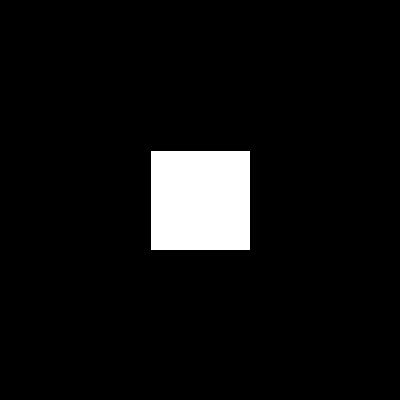
Frame 1 (no input)
Frame 60 (the mouse pressed at the canvas centre just before this capture): identical to frame 1, image omitted
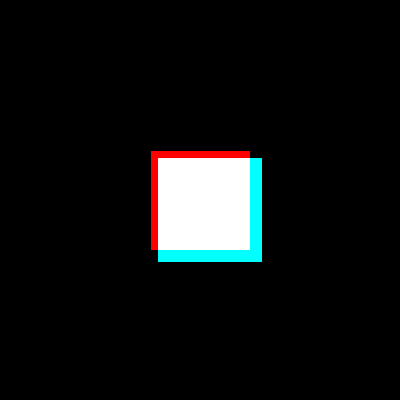
Frame 120 (the mouse held since frame 60 and released just before this capture)

The Processing sketch that drew these frames (run headless with seeded random() and noise(); from frame 60 on, the mouse is pressed at the canvas centre):

// Processing sketch: 2018_028_ChromaticAbberation
// ── 2018_028_ChromaticAbberation.pde
//Chromatic abberation trick I learnt from Dave Whyte

PImage red, green;

void setup() {
  size(400, 400);
  background(0);
}

void draw() {
  background(0);
  float offsetx = map(mouseX, 0, width, 0.000,0.1);
  float offsety = map(mouseY, 0, height, 0.000,0.1);
  if(mousePressed) println(offsetx,offsety);
  
  //Get red channel pixels
  push();
    mySketch();
  pop();
  red = get();

  //Get green channel pixels
  background(0); 
  push();
    scale(1+offsetx, 1+offsetx);
    mySketch();
  pop();
  green = get();

  //Get blue channel pixels
  background(0);
  push();
    scale(1+offsety, 1+offsety);
    mySketch();
  pop();

  //Load pixels in pixels array
  loadPixels();
  red.loadPixels();
  green.loadPixels();

  //Update shifted pixels from each channel
  for (int i=0; i<pixels.length; i++)
    pixels[i] = color(red(red.pixels[i]), green(green.pixels[i]), blue(pixels[i]));
  updatePixels();
}

void mySketch() {
  //Random arbitrary sketch goes here
  rectMode(CENTER);
  fill(255);
  rect(width/2, height/2, 100, 100);
}

void push() {
  pushMatrix();
  pushStyle();
}

void pop() {
  popStyle();
  popMatrix();
}
